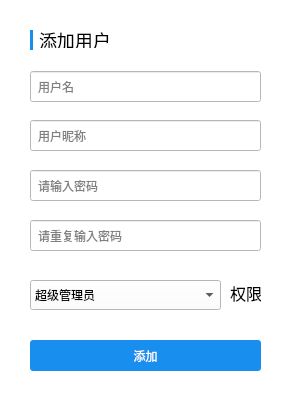
<?xml version="1.0" encoding="UTF-8"?>
<ui version="4.0">
 <class>AddUser</class>
 <widget class="QWidget" name="AddUser">
  <property name="geometry">
   <rect>
    <x>0</x>
    <y>0</y>
    <width>289</width>
    <height>403</height>
   </rect>
  </property>
  <property name="minimumSize">
   <size>
    <width>0</width>
    <height>320</height>
   </size>
  </property>
  <property name="maximumSize">
   <size>
    <width>16777215</width>
    <height>1000</height>
   </size>
  </property>
  <property name="windowTitle">
   <string>添加用户</string>
  </property>
  <property name="windowIcon">
   <iconset resource="style.qrc">
    <normaloff>:/icon.ico</normaloff>
    <normalon>:/image/icon.png</normalon>:/icon.ico</iconset>
  </property>
  <property name="styleSheet">
   <string notr="true">background-color: rgb(255, 255, 255);</string>
  </property>
  <widget class="QLineEdit" name="username">
   <property name="geometry">
    <rect>
     <x>30</x>
     <y>71</y>
     <width>231</width>
     <height>31</height>
    </rect>
   </property>
   <property name="styleSheet">
    <string notr="true">padding-left:5px;</string>
   </property>
   <property name="inputMethodHints">
    <set>Qt::ImhNone</set>
   </property>
   <property name="placeholderText">
    <string>用户名</string>
   </property>
  </widget>
  <widget class="QPushButton" name="regiter">
   <property name="geometry">
    <rect>
     <x>30</x>
     <y>340</y>
     <width>231</width>
     <height>31</height>
    </rect>
   </property>
   <property name="cursor">
    <cursorShape>PointingHandCursor</cursorShape>
   </property>
   <property name="styleSheet">
    <string notr="true">border:none;
background:#188EEE;
color:#FFFFFF;
border-radius:3px;</string>
   </property>
   <property name="text">
    <string>添加</string>
   </property>
  </widget>
  <widget class="QLineEdit" name="password">
   <property name="geometry">
    <rect>
     <x>30</x>
     <y>170</y>
     <width>231</width>
     <height>31</height>
    </rect>
   </property>
   <property name="styleSheet">
    <string notr="true">padding-left:5px;</string>
   </property>
   <property name="inputMethodHints">
    <set>Qt::ImhHiddenText|Qt::ImhNoAutoUppercase|Qt::ImhNoPredictiveText|Qt::ImhSensitiveData</set>
   </property>
   <property name="echoMode">
    <enum>QLineEdit::Password</enum>
   </property>
   <property name="placeholderText">
    <string>请输入密码</string>
   </property>
  </widget>
  <widget class="QLineEdit" name="nickname">
   <property name="geometry">
    <rect>
     <x>30</x>
     <y>120</y>
     <width>231</width>
     <height>31</height>
    </rect>
   </property>
   <property name="styleSheet">
    <string notr="true">padding-left:5px;</string>
   </property>
   <property name="inputMethodHints">
    <set>Qt::ImhNone</set>
   </property>
   <property name="placeholderText">
    <string>用户昵称</string>
   </property>
  </widget>
  <widget class="QLabel" name="label_3">
   <property name="geometry">
    <rect>
     <x>39</x>
     <y>32</y>
     <width>91</width>
     <height>16</height>
    </rect>
   </property>
   <property name="styleSheet">
    <string notr="true">font-size:18px;</string>
   </property>
   <property name="text">
    <string>添加用户</string>
   </property>
  </widget>
  <widget class="QLineEdit" name="password2">
   <property name="geometry">
    <rect>
     <x>30</x>
     <y>220</y>
     <width>231</width>
     <height>31</height>
    </rect>
   </property>
   <property name="styleSheet">
    <string notr="true">padding-left:5px;</string>
   </property>
   <property name="echoMode">
    <enum>QLineEdit::Password</enum>
   </property>
   <property name="placeholderText">
    <string>请重复输入密码</string>
   </property>
  </widget>
  <widget class="QLabel" name="label_2">
   <property name="geometry">
    <rect>
     <x>30</x>
     <y>30</y>
     <width>3</width>
     <height>20</height>
    </rect>
   </property>
   <property name="styleSheet">
    <string notr="true">width:4px;
height:10px;
background:#188EEE;</string>
   </property>
   <property name="text">
    <string/>
   </property>
  </widget>
  <widget class="QComboBox" name="root">
   <property name="geometry">
    <rect>
     <x>30</x>
     <y>280</y>
     <width>191</width>
     <height>30</height>
    </rect>
   </property>
   <item>
    <property name="text">
     <string>超级管理员</string>
    </property>
   </item>
   <item>
    <property name="text">
     <string>打印条码</string>
    </property>
   </item>
   <item>
    <property name="text">
     <string>出库扫描</string>
    </property>
   </item>
   <item>
    <property name="text">
     <string>两个都可以</string>
    </property>
   </item>
  </widget>
  <widget class="QLabel" name="label_4">
   <property name="geometry">
    <rect>
     <x>230</x>
     <y>283</y>
     <width>31</width>
     <height>20</height>
    </rect>
   </property>
   <property name="styleSheet">
    <string notr="true">font-size:16px;</string>
   </property>
   <property name="text">
    <string>权限</string>
   </property>
  </widget>
 </widget>
 <resources>
  <include location="style.qrc"/>
 </resources>
 <connections/>
</ui>
